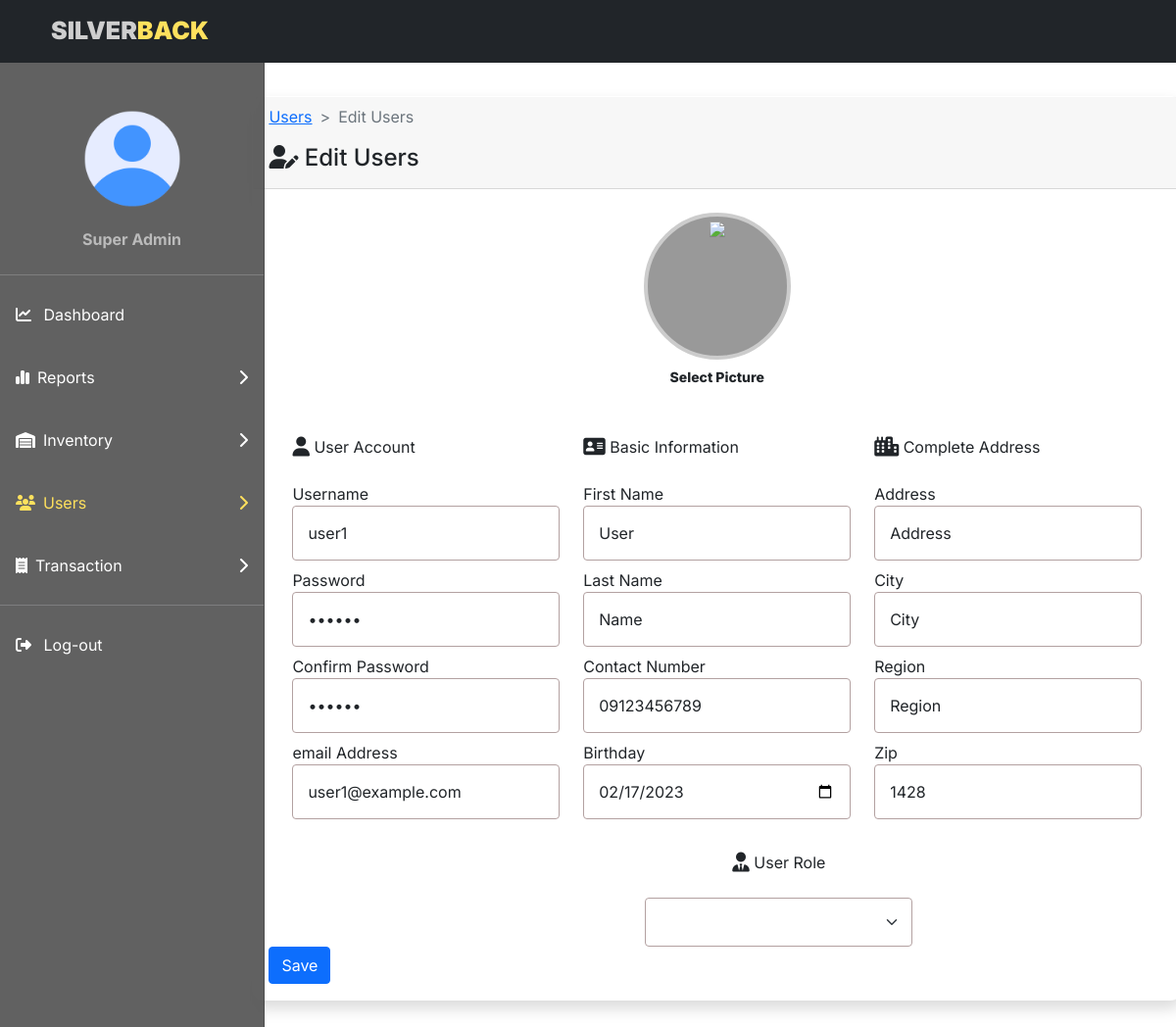
The app's page /admin/users/editusers.php?id=2, older data.
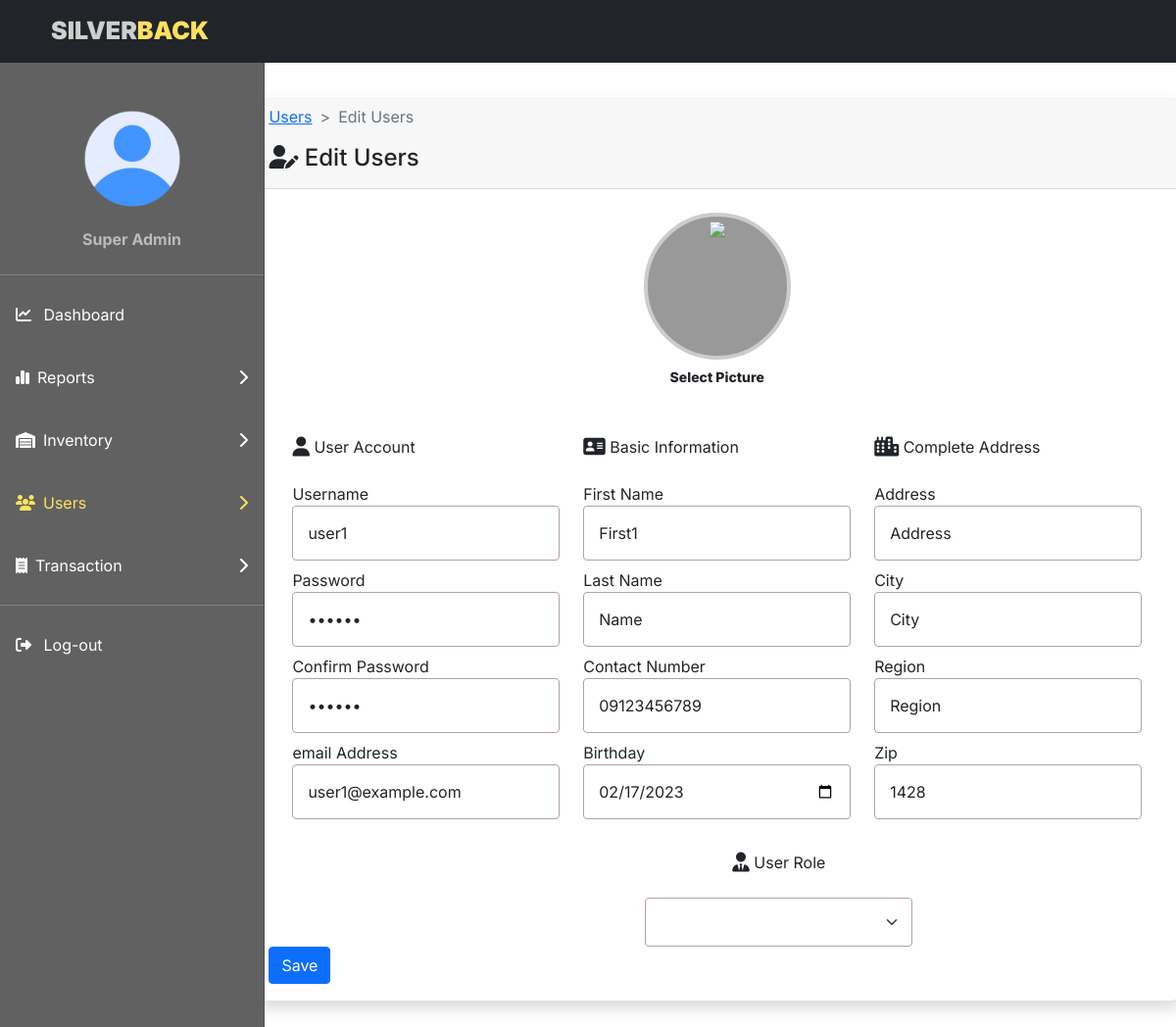
The same page, newer data.
### tables this page shows
CREATE TABLE `users` (
  `user_id` int(11) NOT NULL,
  `username` varchar(100) NOT NULL,
  `user_email` varchar(100) NOT NULL,
  `user_password` varchar(100) NOT NULL,
  `fname` varchar(50) NOT NULL,
  `lname` varchar(50) NOT NULL,
  `contactnum` varchar(12) NOT NULL,
  `birthday` date NOT NULL,
  `address` varchar(100) NOT NULL,
  `city` varchar(50) NOT NULL,
  `region` varchar(50) NOT NULL,
  `zip` int(10) NOT NULL,
  `image` varchar(100) DEFAULT NULL,
  `role` tinyint(4) NOT NULL DEFAULT 0,
  `ip_add` varchar(12) NOT NULL,
  `token` varchar(40) NOT NULL,
  `created_at` timestamp NOT NULL DEFAULT current_timestamp(),
  `lastactivity` timestamp NULL DEFAULT current_timestamp()
);

### admin/functions/functions.php (called while the page is built, shortened)
<?php
include('../connection/connect.php');
function getUserByID($table, $id)
{
    global $conn;
    $query = "SELECT * FROM $table WHERE user_id=$id";
    return $query_run = mysqli_query($conn, $query);
}

### admin/users/editusers.php (the view, shortened to what the changed rows need)
<?php
include('../connection/connect.php');
include('../functions/functions.php');
?>
<!doctype html>
<html lang="en">
<head>
  <link href="https://cdn.jsdelivr.net/npm/bootstrap@5.0.2/dist/css/bootstrap.min.css" rel="stylesheet">
  <link rel="stylesheet" href="https://cdnjs.cloudflare.com/ajax/libs/font-awesome/6.2.1/css/all.min.css" />
  <link rel="stylesheet" href="//cdn.jsdelivr.net/npm/alertifyjs@1.13.1/build/css/alertify.min.css" />
  <link rel="stylesheet" href="//cdn.jsdelivr.net/npm/alertifyjs@1.13.1/build/css/themes/bootstrap.min.css" />
  <link rel="stylesheet" href="../home.css" />
</head>
<body>
  <div class="container">
    <div class="row">
      <div class="col-md-12 py-md-5 mx-md-5">
        <?php
        if (isset($_GET['id'])) {
          $user_id = $_GET['id'];
          $users = getUserByID("users", $user_id);
          if (mysqli_num_rows($users) > 0) {
            $data = mysqli_fetch_array($users);
        ?>
            <div class="card1 shadow">
              <div class="card-header">
                <nav style="--bs-breadcrumb-divider: '>';" aria-label="breadcrumb">
                  <ol class="breadcrumb">
                    <li class="breadcrumb-item"><a href="./users.php">Users</a></li>
                    <li class="breadcrumb-item active" aria-current="page">Edit Users</li>
                  </ol>
                </nav>
                <h4><i class="fa-solid fa-user-pen"></i> Edit Users</h4>
              </div>
              <div class="card-body">
                <form action="../code.php" method="POST" enctype="multipart/form-data">
                  <center>
                    <div class="mb-5 mt-2">
                      <div class="picture-container">
                        <div class="picture">
                          <img src="../profile/<?= $data['image']; ?>" class="pic-src" id="pic-prev" />
                        </div>
                      </div>
                      <center><small style="font-weight: 800">Select Picture</small></center>
                    </div>
                  </center>
                  <div class="container">
                    <div class="row align-items-start mt-4">
                      <div class="col">
                        <i class="fa-solid fa-user fa-lg"></i> User Account <br><br>
                        <label class="mb-0">Username</label>
                        <input required type="text" name="username" value="<?= $data['username']; ?>" placeholder="Enter First Name" class="form-control mb-2">
                        <label class="mb-0">Password</label>
                        <input required type="password" name="user_password" id="user_password" value="<?= $data['user_password']; ?>" placeholder="Enter Last Name" class="form-control mb-2">
                        <label class="mb-0">Confirm Password</label>
                        <input required type="password" name="cpassword" value="<?= $data['user_password']; ?>" placeholder="Enter email Address" class="form-control mb-2">
                        <label class="mb-0">email Address</label>
                        <input type="email" name="user_email" value="<?= $data['user_email']; ?>" placeholder="Enter email Address" class="form-control mb-2">
                      </div>
                      <div class="col">
                        <i class="fas fa-address-card fa-lg"></i> Basic Information <br><br>
                        <label class="mb-0">First Name</label>
                        <input required type="text" name="fname" value="<?= $data['fname']; ?>" placeholder="Enter First Name" class="form-control mb-2">
                        <label class="mb-0">Last Name</label>
                        <input required type="text" name="lname" value="<?= $data['lname']; ?>" placeholder="Enter Last Name" class="form-control mb-2">
                        <label class="mb-0">Contact Number</label>
                        <input type="number" name="contactnum" value="<?= $data['contactnum']; ?>" placeholder="Enter Contact Number" min=1 class="form-control mb-2">
                        <label class="mb-0">Birthday</label>
                        <input type="date" name="birthday" value="<?= $data['birthday']; ?>" placeholder="Enter Birthday" class="form-control mb-2">
                      </div>
                      <div class="col">
                        <i class="fas fa-city fa-lg"></i> Complete Address <br><br>
                        <label class="mb-0">Address</label>
                        <input required type="text" name="address" value="<?= $data['address']; ?>" placeholder="Enter Address" class="form-control mb-2">
                        <label class="mb-0">City</label>
                        <input required type="text" name="city" value="<?= $data['city']; ?>" placeholder="Enter City" class="form-control mb-2">
                        <label class="mb-0">Region</label>
                        <input required type="text" name="region" value="<?= $data['region']; ?>" placeholder="Enter Region" class="form-control mb-2">
                        <label class="mb-0">Zip</label>
                        <input type="number" name="zip" value="<?= $data['zip']; ?>" placeholder="Enter Zip Code" min=1 class="form-control mb-2">
                      </div>
                    </div>
                    <center>
                      <div class="row align-items-start mt-3">
                        <div class="col-sm-4 mt-2" style="margin-left: 45vh">
                          <i class="fa-solid fa-user-tie fa-lg"></i>
                          <label class="mb-0">User Role</label><br><br>
                          <select name="user_role" class="form-select">
                          </select>
                        </div>
                    </center>
                  </div>
                  <div class="col-md-12">
                    <button class="btn btn-primary" name="update_user">Save</button>
                  </div>
              </div>
            </div>
      </div>
  <?php
          } else {
            echo "User Not Found!";
          }
        } else {
          echo "Something Went Wrong";
        }
  ?>
    </div>
  </div>
</body>
</html>

Row changes from the older to the newer data that the page shows:
changed users "user1": fname "User" → "First1"
